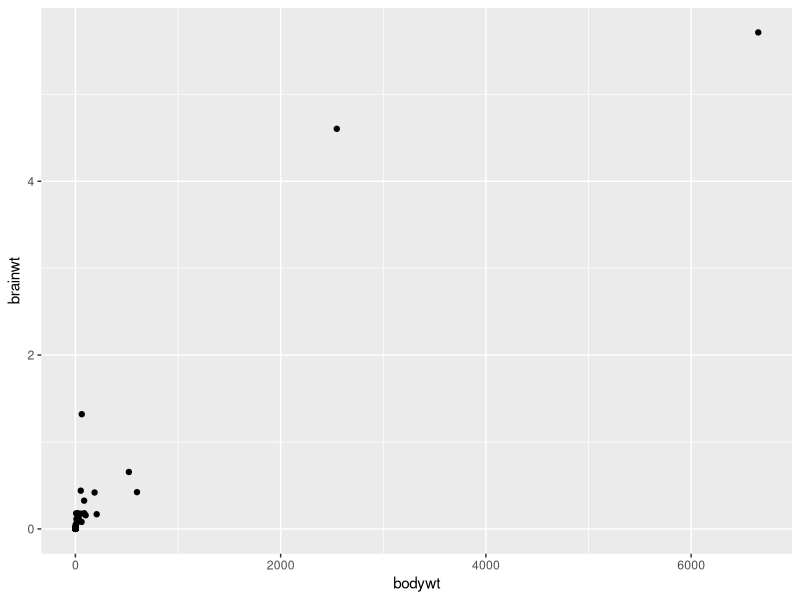
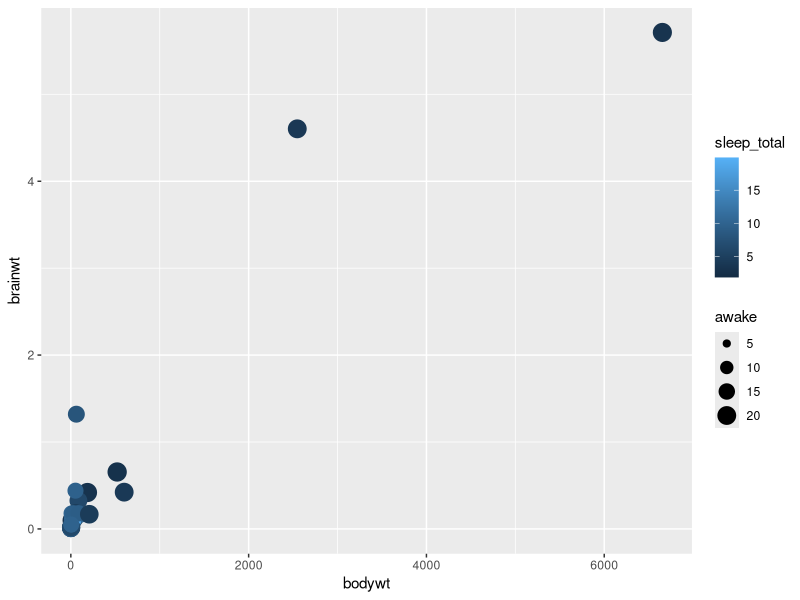
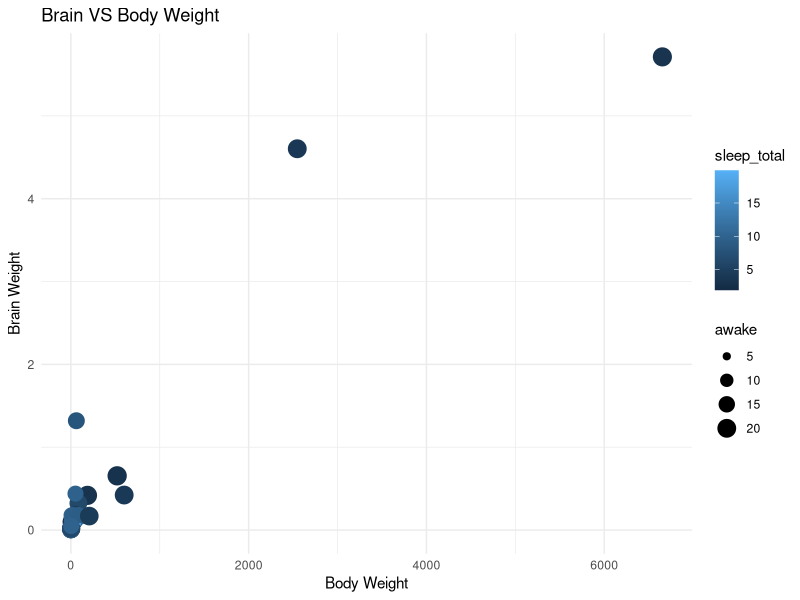
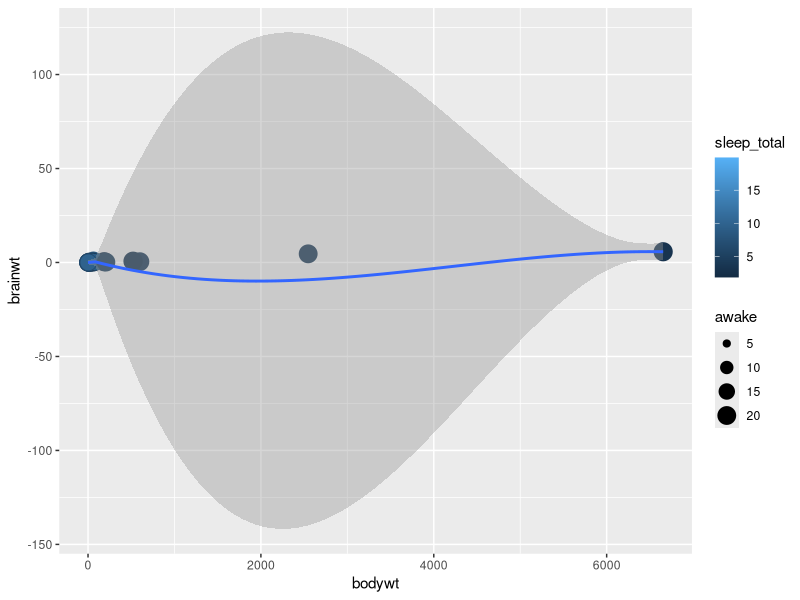
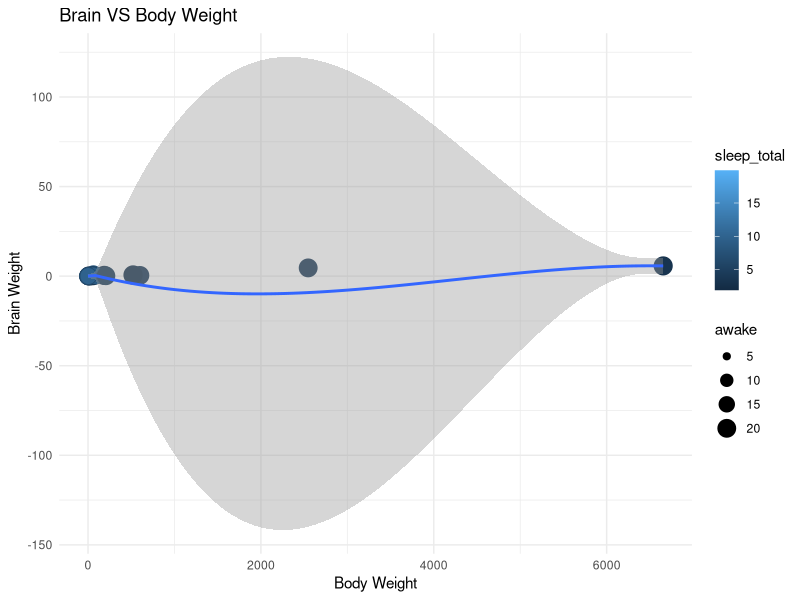
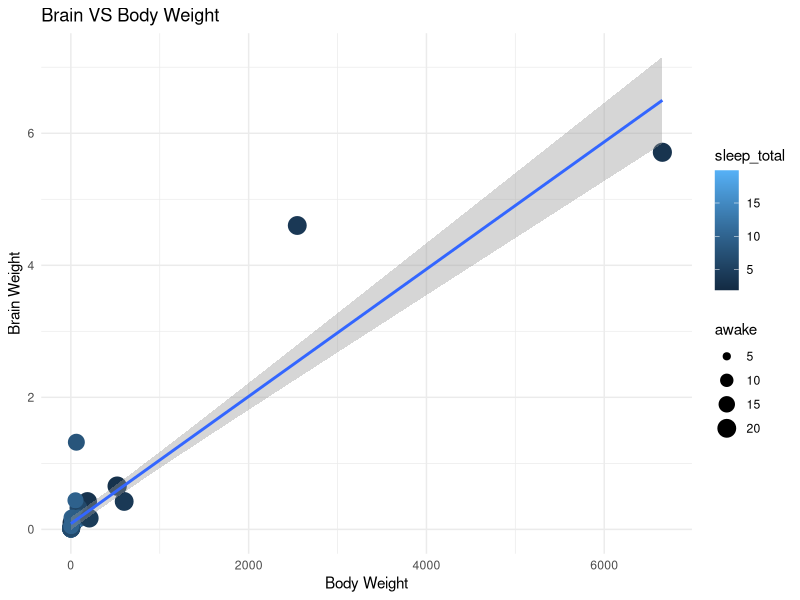
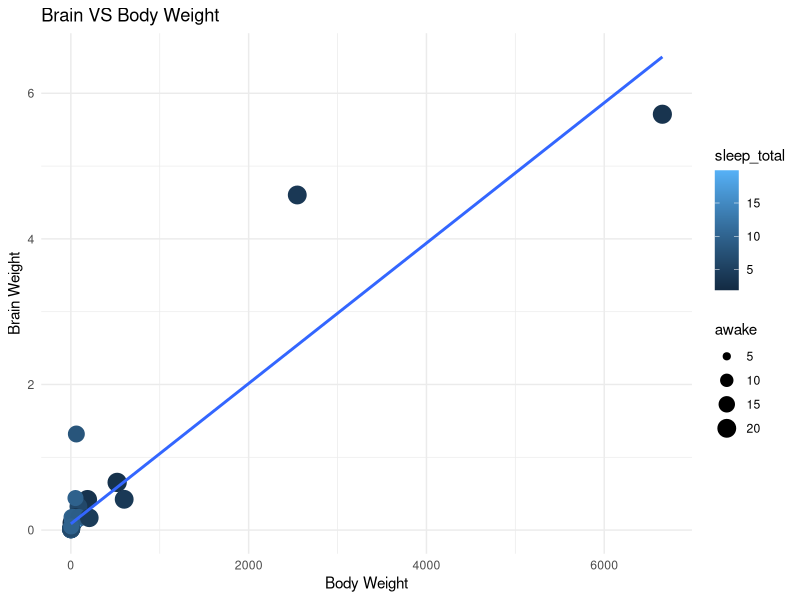
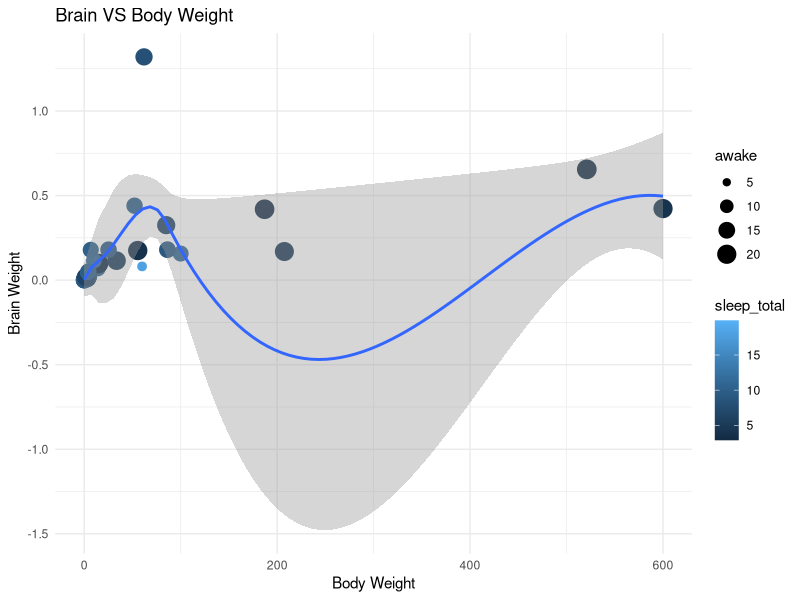

Here is the R script that generated these plots, in order:
library(tidyverse)
?msleep
View(msleep)
glimpse(msleep)

names(msleep)

# two or more numeric

msleep %>% 
  ggplot(aes(bodywt, brainwt)) +
  geom_point()

msleep %>% 
  ggplot(aes(bodywt, brainwt)) +
  geom_point(aes(colour = sleep_total, size = awake))

msleep %>% 
  ggplot(aes(bodywt, brainwt)) +
  geom_point(aes(colour = sleep_total, size = awake))+
  labs(x = "Body Weight", y = "Brain Weight",
       title = "Brain VS Body Weight")+
  theme_minimal()

### aes() includes x axis, y axis, colour, size

msleep %>% 
  ggplot(aes(bodywt, brainwt)) +
  geom_point(aes(colour = sleep_total, size = awake)) +
  geom_smooth()          ### Because of keeping the outliers, the graph is looking bad

msleep %>% 
  ggplot(aes(bodywt, brainwt)) +
  geom_point(aes(colour = sleep_total, size = awake)) +
  geom_smooth() +      ### Because of keeping the outliers, the graph is looking bad
  labs(x = "Body Weight", y = "Brain Weight",
       title = "Brain VS Body Weight")+
  theme_minimal()

msleep %>% 
  ggplot(aes(bodywt, brainwt)) +
  geom_point(aes(colour = sleep_total, size = awake))+
  geom_smooth(method = lm)+
  labs(x = "Body Weight", y = "Brain Weight",
       title = "Brain VS Body Weight")+
  theme_minimal()

msleep %>% 
  ggplot(aes(bodywt, brainwt)) +
  geom_point(aes(colour = sleep_total, size = awake))+
  geom_smooth(method = lm, se = F)+
  labs(x = "Body Weight", y = "Brain Weight",
       title = "Brain VS Body Weight")+
  theme_minimal()


msleep %>% 
  select(name, brainwt, bodywt) %>% 
  filter(bodywt > 1000) %>% 
  View()

msleep %>% 
  select(name, brainwt, bodywt) %>% 
  filter(brainwt > 2) %>% 
  View()

# Remove the outliers by filtering

msleep %>% 
  filter(brainwt < 2) %>%     # Not looking good
  ggplot(aes(bodywt, brainwt)) +
  geom_point(aes(colour = sleep_total, size = awake)) +
  geom_smooth() +
  labs(x = "Body Weight", y = "Brain Weight",
       title = "Brain VS Body Weight")+
  theme_minimal()


## plot using data from small mammals which have body weight < 2 kg
## Remove other observations by filtering
msleep %>% 
  filter(bodywt < 2) %>%     
  ggplot(aes(bodywt, brainwt)) +
  geom_point(aes(colour = sleep_total, size = awake)) +
  geom_smooth() +
  labs(x = "Body Weight", y = "Brain Weight",
       title = "Brain VS Body Weight")+
  theme_minimal()+
  theme(plot.title = element_text(hjust = 0.5))

msleep %>% 
  filter(bodywt < 2) %>%     
  ggplot(aes(bodywt, brainwt)) +
  geom_point(aes(colour = sleep_total, size = awake)) +
  geom_smooth(method = lm) +
  labs(x = "Body Weight", y = "Brain Weight",
       title = "Brain VS Body Weight")+
  theme_minimal()

msleep %>% 
  filter(bodywt < 2) %>%     
  ggplot(aes(bodywt, brainwt)) +
  geom_point(aes(colour = sleep_total, size = awake)) +
  geom_smooth(method = lm, se = F) +
  labs(x = "Body Weight", y = "Brain Weight",
       title = "Brain VS Body Weight")+
  theme_minimal()
################################################################################
